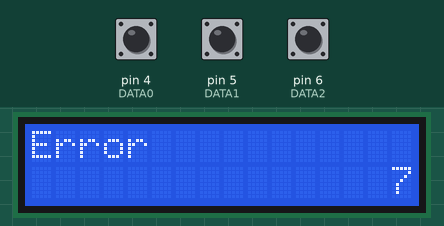
Simulated run of this sketch. Board: Arduino Nano, built with avr-gcc and run on an emulated ATmega328P. On the bench: 16×2 character LCD. Inputs (shaded band) come from the test bench; at power-on: pin 5 (DATA1) HIGH, pin 6 (DATA2) HIGH, pin 4 (DATA0) HIGH.

Above: at 2.2 s.
2.3 s: pin 5 (DATA1) pulled LOW for 0.15 s
At 2.51 s:
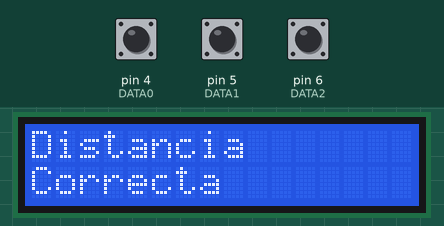
4.1 s: pin 6 (DATA2) pulled LOW for 0.15 s
At 4.27 s:
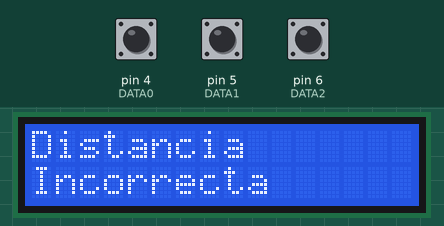
5.9 s: pin 4 (DATA0) pulled LOW for 0.15 s
At 6.14 s:
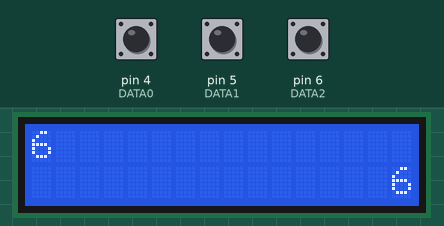
7.7 s: pin 4 (DATA0) pulled LOW for 3.2 s
12.6 s: pin 5 (DATA1) pulled LOW for 3.2 s
At 13.4 s:
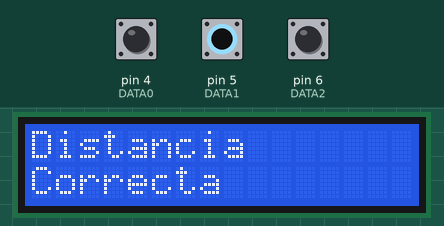
17.4 s: pin 4 (DATA0) driven LOW and pin 5 (DATA1) driven LOW
At 19.0 s:
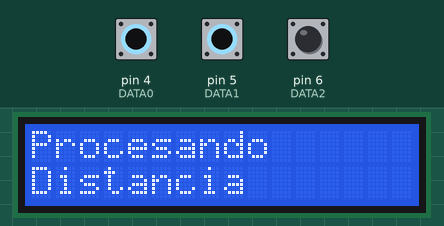
Timing chart, 0 to 20.0 s (numbered marks = the images above; inputs shaded):
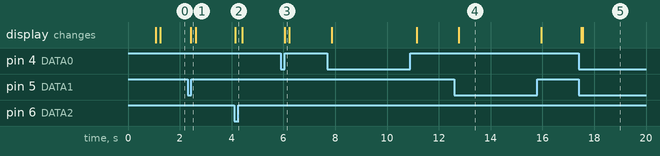

The sketch:

nano_barquito_lcd.ino
```cpp
/************************************
* RETIRO-BARCO-ALONE                *
* ---------------------------       *
* ARDUINO NANO - I2C DISPLAY        *
* AND NIKITA'S DUINO                *
* ---------------------------       *
* reconoce por tres pines en binario*
* y muestra el mensaje              *
* ----------------------------------*
* V0.01 24/03/2018                  *
*************************************/


//INCLUDES

#include <Wire.h>
#include <LiquidCrystal_I2C.h>

//GLOBALES

 /* Funcion de configuracion de pines del modulo LCD/I2C
    (Direccion,en,rw,rs,d4,d5,d6,d7,backlight,polaridad)*/
LiquidCrystal_I2C lcd(0x27, 16,2);

int cursor = 0;      // posicion inicial de la clave en el LCD
int estado = -1;

boolean sensores[3] = {false , false , false};
int ds = 50;

#define DATA0 4
#define DATA1 5
#define DATA2 6

String ccca = "0               ";
String cccb = "               0";
String ccua = "Barco fuera de  ";
String ccub = "     curso      ";
String cuca = "Ingrese         ";
String cucb = "Distancia       ";
String cuua = "Distancia       ";
String cuub = "Incorrecta      ";
String ucca = "Procesando      ";
String uccb = "Distancia       ";
String ucua = "Distancia       ";
String ucub = "Correcta        ";
String uuca = "6               ";
String uucb = "               6";
String uuua = "Error           ";
String uuub = "               7";


void setup() {
  delay(1000);
  lcd.begin();
  pinMode(DATA0 , INPUT);
  digitalWrite(DATA0 , HIGH);
  pinMode(DATA1 , INPUT);
  digitalWrite(DATA1 , HIGH);
  pinMode(DATA2 , INPUT);
  digitalWrite(DATA2 , HIGH);
}

void loop() {

  sensorea();
  int mensaje = CreateStatus();
  LcdWrite(mensaje);

/*
delay(1000);
lcd.setCursor(0,0);
lcd.print(ccua);
delay(1000);
lcd.setCursor(0,0);
lcd.print(ccub);*/
}

int CreateStatus(){

  int estado = 0;

  if(sensores[0]){estado++;}
  if(sensores[1]){estado = estado + 2;}
  if(sensores[2]){estado = estado + 4;}

  return estado;

  }

void LcdWrite(int mensaje){

  if(estado != mensaje){

    switch(mensaje){

      case 0:
           /*lcd.setCursor(0,0);
           lcd.print(ccca);
           lcd.setCursor(0,1);
           lcd.print(cccb);*/
      break;

      case 1:
           lcd.setCursor(0,0);
           lcd.print(ccua);
           lcd.setCursor(0,1);
           lcd.print(ccub);
      break;

      case 2:
           lcd.setCursor(0,0);
           lcd.print(cuca);
           lcd.setCursor(0,1);
           lcd.print(cucb);
      break;

      case 3:
           lcd.setCursor(0,0);
           lcd.print(cuua);
           lcd.setCursor(0,1);
           lcd.print(cuub);
      break;

      case 4:
           lcd.setCursor(0,0);
           lcd.print(ucca);
           lcd.setCursor(0,1);
           lcd.print(uccb);
      break;

      case 5:
           lcd.setCursor(0,0);
           lcd.print(ucua);
           lcd.setCursor(0,1);
           lcd.print(ucub);
      break;

      case 6:
           lcd.setCursor(0,0);
           lcd.print(uuca);
           lcd.setCursor(0,1);
           lcd.print(uucb);
      break;

      case 7:
           lcd.setCursor(0,0);
           lcd.print(uuua);
           lcd.setCursor(0,1);
           lcd.print(uuub);
      break;

      }

    }

  estado = mensaje;

  }

  boolean check (boolean cual, int entrada, int ds){

  boolean resu = false;

  if(cual){ if(digitalRead(entrada) == 1){delay(ds);if(digitalRead(entrada)==1){resu = true;}}
  }else{    if(digitalRead(entrada) == 0){delay(ds);if(digitalRead(entrada)==0){resu = true;}}}

  return resu;

  }

  void sensorea(){


    int a = 0;
    sensores[a] = check(1 , DATA0 , ds);

    a++;
    sensores[a] = check(1 , DATA1 , ds);

    a++;
    sensores[a] = check(1 , DATA2 , ds);

  }
```

Measured:
- after the input at 2.3 s, the display: changes after 0.13 s (image 1)
- after the input at 4.1 s, the display: changes at once (image 2)
- after the input at 5.9 s, the display: changes after 0.15 s (image 3)
- after the input at 12.6 s, the display: changes after 0.18 s (image 4)
- after the input at 17.4 s, the display: first changes after 0.09 s (image 5 shows a later state)
